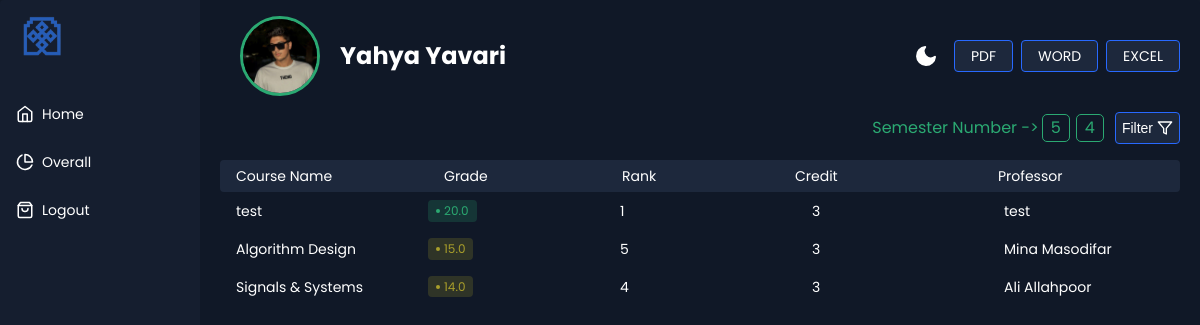
Page /home/semester/5 (signed in) on the committed database.
### Student_module/models.py (models this page shows, shortened)
class Student(AbstractUser):
    class Gender(models.TextChoices):
        MALE = 'MALE', 'Male'
        FEMALE = 'FEMALE', 'Female'
    picture = models.ImageField(upload_to='uploads/images')
    first_name = models.CharField(max_length=50, verbose_name='first_name')
    last_name = models.CharField(max_length=50, verbose_name='last_name')
    username = models.CharField(max_length=50, unique=True,null=True,blank=False)
    password = models.CharField(max_length=50, verbose_name='password')
    gender = models.CharField(max_length=50, choices=Gender.choices, verbose_name='gender')
    birthday = models.DateField(verbose_name='birthday', null=True, blank=False)
    address = models.TextField(max_length=50, verbose_name='address')
    active = models.BooleanField(default=True,verbose_name='activate situation')
    last_login = models.DateTimeField(verbose_name='last login',null=True,blank=True)
    def __str__(self):
        return f'{self.first_name} {self.last_name}'

class Semester(models.Model):
    student = models.ForeignKey(Student, on_delete=models.CASCADE,verbose_name='student')
    semester_number = models.IntegerField(verbose_name='semester_number')
    gpa = models.FloatField(verbose_name='gpa')
    total_credit = models.IntegerField(verbose_name='total_credit')
    passed_credit = models.IntegerField(verbose_name='passed_credit')

class Course(models.Model):
    semester = models.ForeignKey(Semester, on_delete=models.CASCADE,verbose_name='semester')
    name = models.CharField(max_length=70, verbose_name='name')
    credit = models.IntegerField(verbose_name='credit score')
    grade = models.FloatField(verbose_name='grade')
    professor = models.CharField(max_length=70, verbose_name='professor',null=True, blank=False)
    rank = models.IntegerField(verbose_name='rank',null=True, blank=False)

### Home_module/views.py (the view)
# urls.py: path('home/', views.HomeView.as_view(), name='home'),
@method_decorator(login_required, name="dispatch")
class HomeView(ListView):
    template_name = "home-page.html"
    model = Student
    paginate_by = 1
    def get_context_data(self):
        context = super().get_context_data()
        user = self.request.user.username
        semester_number = self.kwargs.get("sn")
        if semester_number is not None:
            context["courses"] = Course.objects.filter(
                semester__student__username__iexact=user,
                semester__semester_number__iexact=semester_number,
            ).order_by("-grade")
        else:
            context["courses"] = Course.objects.filter(
                semester__student__username__iexact=user
            ).order_by("-grade")
        context["student"] = Student.objects.filter(username__iexact=user)
        context["semesters"] = Semester.objects.filter(student__username__iexact=user)
        return context

### Home_module/templates/home-page.html (shortened to what this page needs)
<!DOCTYPE html>
<html lang="en" id="content-main">
<head>
    <link rel="stylesheet" href="../../static/css/main.css">
    <link rel="stylesheet" href="../../static/css/home-page.css">
</head>
<body>
<div class="app-container" id="content">
    <div class="sidebar">
        <div class="sidebar-header">
            <div class="app-icon">
                <img src="../../static/images/bb2ee136-ee20-4088-8376-1efe047bc7ed.png"
                     style="width: 50px; height: 40px; border-radius: 5px">
            </div>
        </div>
        <ul class="sidebar-list">
            <li class="sidebar-list-item {% if request.resolver_match.url_name == 'home' %}active{% endif %}">
                <a href="{% url 'home' %}">
                    <svg xmlns="http://www.w3.org/2000/svg" width="18" height="18" viewBox="0 0 24 24" fill="none"
                         stroke="currentColor" stroke-width="2" stroke-linecap="round" stroke-linejoin="round"
                         class="feather feather-home">
                        <path d="M3 9l9-7 9 7v11a2 2 0 0 1-2 2H5a2 2 0 0 1-2-2z"/>
                        <polyline points="9 22 9 12 15 12 15 22"/>
                    </svg>
                    <span>Home</span>
                </a>
            </li>
            <li class="sidebar-list-item {% if request.resolver_match.url_name == 'overall' %}active{% endif %}">
                <a href="{% url 'overall' %}">
                    <svg xmlns="http://www.w3.org/2000/svg" width="18" height="18" viewBox="0 0 24 24" fill="none"
                         stroke="currentColor" stroke-width="2" stroke-linecap="round" stroke-linejoin="round"
                         class="feather feather-pie-chart">
                        <path d="M21.21 15.89A10 10 0 1 1 8 2.83"/>
                        <path d="M22 12A10 10 0 0 0 12 2v10z"/>
                    </svg>
                    <span>Overall</span>
                </a>
            </li>
            <li class="sidebar-list-item">
                <a href="{% url 'logout' %}">
                    <span>Logout</span>
                </a>
            </li>
        </ul>
    </div>
    <div class="app-content">
        <div class="app-content-header">
            {% if request.user.is_authenticated %}
                {% if request.user.is_superuser %}
                    <h1 class="app-content-headerText">Admin</h1>
                {% else %}
                    <img src="{{ student.first.picture.url }}" alt="Avatar" class="avatar">
                    <h1 class="app-content-headerText header-name">{{ student.first }}</h1>
                {% endif %}
            {% else %}
                <h1 class="app-content-headerText">Cant Authenticate</h1>
            {% endif %}
            <button class="mode-switch" title="Switch Theme">
                <svg class="moon" fill="none" stroke="currentColor" stroke-linecap="round" stroke-linejoin="round"
                     stroke-width="2" width="24" height="24" viewBox="0 0 24 24">
                    <defs></defs>
                    <path d="M21 12.79A9 9 0 1111.21 3 7 7 0 0021 12.79z"></path>
                </svg>
            </button>
            <a href="{% url 'download-pdf' %}" id="download-pdf"
               class="app-content-headerButton action-button download">PDF</a>
            <a href="{% url 'download-word' %}" id="download-word"
               class="app-content-headerButton action-button download">WORD</a>
            <a href="{% url 'download-excel' %}" id="download-excel"
               class="app-content-headerButton action-button download">EXCEL</a>
        </div>
        <div class="app-content-actions ">
            <div class="app-content-actions-wrapper">
                <span class="cell-label active" style="color: #2ba972">Semester Number -> </span>
                <div class="pagination">
                    {% for semester in semesters %}
                        <a style="color: #2ba972" id="page-s"
                           href="{% url 'filter-semester' sn=semester.semester_number %}"
                        >{{ semester.semester_number }}</a>
                    {% endfor %}
                </div>
                <div class="filter-button-wrapper">
                    <button class="action-button filter jsFilter"><span>Filter</span>
                        <svg xmlns="http://www.w3.org/2000/svg" width="16" height="16" viewBox="0 0 24 24" fill="none"
                             stroke="currentColor" stroke-width="2" stroke-linecap="round" stroke-linejoin="round"
                             class="feather feather-filter">
                            <polygon points="22 3 2 3 10 12.46 10 19 14 21 14 12.46 22 3"/>
                        </svg>
                    </button>
                </div>
            </div>
        </div>
        <div class="products-area-wrapper tableView" id="courses">
            <div class="products-header">
                <div class="product-cell image">
                    Course Name
                </div>
                <div class="product-cell category" style="margin-left: 35px">Grade
                </div>
                <div class="product-cell status-cell" style="margin-left: 5px">Rank
                </div>
                <div class="product-cell sales" style="margin-right:30px">Credit
                </div>
                <div class="product-cell price" style="margin-right: 25px">Professor
                </div>
            </div>
            {% if request.user == student.first %}
                {% for course in courses %}
                    <div class="products-row">
                        <div class="product-cell category">{{ course.name }}
                        </div>
                        <div class="product-cell status-cell">
                            <span class="status
                                {% if course.grade >= 17 %}
                                    active
                                {% elif course.grade >= 14 and course.grade <= 16 %}
                                    warning
                                {% else %}
                                    danger
                                {% endif %}
                            ">{{ course.grade }}</span>
                        </div>
                        <div class="product-cell sales">{{ course.rank }}</div>
                        <div class="product-cell stock">{{ course.credit }}</div>
                        <div class="product-cell price">{{ course.professor }}
                        </div>
                    </div>
                {% endfor %}
            {% else %}
                <div class="alert">
                    <h3 class="alert-text">For visit information you must log in</h3>
                    <a class="app-content-headerButton" href="{% url 'login' %}">Log in</a>
                </div>
            {% endif %}
        </div>
    </div>
</div>
</body>
</html>

### static/css/main.css (style rules this page uses)
button, hr, input { overflow: visible }
html { font-family: sans-serif; line-height: 1.15; -ms-text-size-adjust: 100%; -webkit-text-size-adjust: 100% }
body { margin: 0 }
h1 { font-size: 2em; margin: .67em 0 }
a { background-color: transparent; -webkit-text-decoration-skip: objects }
img { border-style: none }
svg:not(:root) { overflow: hidden }
button, input, optgroup, select, textarea { font-family: sans-serif; font-size: 100%; line-height: 1.15; margin: 0 }
button, select { text-transform: none }
[type=submit], [type=reset], button, html [type=button] { -webkit-appearance: button }

### rows in the picture
Student: first.picture (picture), first "Yahya Yavari"
Semester: semester_number "5"
Semester: semester_number "4"
Course: name "test", grade "20.0", rank "1", credit "3", professor "test"
Course: name "Algorithm Design", grade "15.0", rank "5", credit "3", professor "Mina Masodifar"
Course: name "Signals & Systems", grade "14.0", rank "4", credit "3", professor "Ali Allahpoor"
